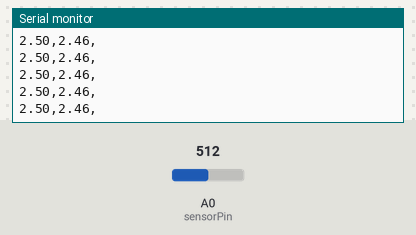
The sketch below on a simulated Arduino Uno, built with avr-gcc and run on an emulated ATmega328P. On the bench: the last lines printed to the serial monitor. The inputs (shaded band) are chosen by the test bench; at power-on: A0 (sensorPin) = 512.

Above: at 1.2 s.
1.3 s: A0 (sensorPin) set to 716
At 2.4 s:
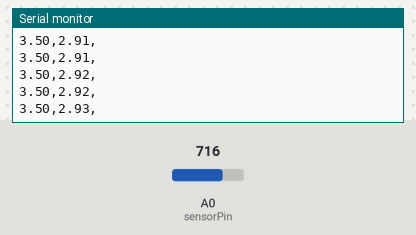
4.3 s: A0 (sensorPin) set to 900
At 4.9 s:
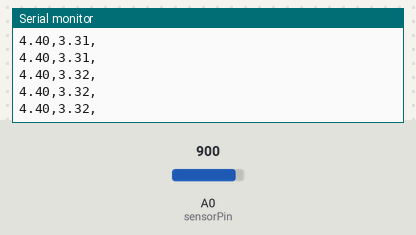
Timing chart, 0 to 7.3 s (numbered marks = the images above; inputs shaded):
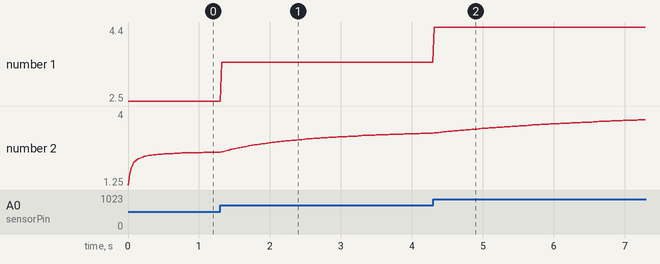

Measured:
- after the input at 1.3 s, the serial monitor: prints a new line at once (image 1)
- plotted number 1: 2.5 → 3.5 after the input at 1.3 s
- plotted number 2: 2.46 → 3.18 after the input at 1.3 s

The sketch:

kalman.ino
```cpp
/*
 * Predict next state
 * x(t) = F*x(t-1) + B*u
 * Predict next covariance
 * P(t) = F*P(t-1) * Ft + Q
 * Compute the Kalman gain
 * K = P(t) * HT / (H * P(t) * Ht + R)
 * Update the state estimate
 * X(t) = x(t)+K * (measurement(t) * H * x(t))
 * Update covariance estimation
 * P(t) = (I - K * H) * P(t)
 *
 * x(t) = [sensor output voltage]
 * F = 1
 * B = 0
 * H = 1
 * Q = 1e9
 */

const int sensorPin = A0;

//Kalman variables
float varVolt = 1;
float varProcess = 1e-9;
float Pc = 0.0;
float G = 0.0;
float P = 1.0l;
float Xp = 0.0;
float Zp = 0.0;
float Xe = 0.0;

void setup() {
  Serial.begin(9600);

}

void loop() {
  int sensorVal = analogRead(sensorPin);  // read value Analog pin 0
  float voltage = sensorVal * 5.0 / 1023.0; //convert ADC reading to voltage

  // Kalman process
  Pc = P + varProcess;
  G = Pc/(Pc+varVolt);  // Kalman gain
  P = (1-G)*Pc;
  Xp = Xe;
  Zp = Xp;
  Xe = G*(voltage-Zp)+Xp; // kalman estimate of sensor voltage

  Serial.print(voltage);
  Serial.print(',');
  Serial.print(Xe);
  Serial.print(',');
  Serial.println();
  delay(20);
}
```
